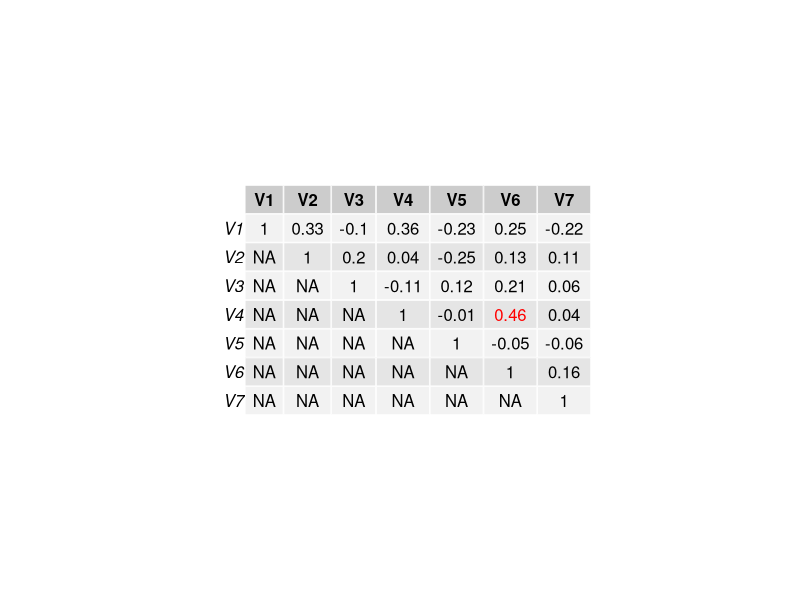

This chart was generated by the following R code:
#-------------------------------------------------------------------------
# Simulation Exercise 2 by DVM Bishop
# 20th March 2017; updated to include P-P plot 24 March 2018
# Simulating and saving a set of correlated variables
#-------------------------------------------------------------------------


#setwd('/Users/dorothybishop/Dropbox/BBSRC_STARS/Bishop')

# Remember! you will need to install these packages if they aren't already installed
library(MASS) #for mvrnorm function to make multivariate normal distributed vars
library(Hmisc) #for rcorr function: gives correlation matrix and p values
library(gridExtra) #for plotting output in a grid
library(grid) #https://cran.r-project.org/web/packages/gridExtra/vignettes/tableGrob.html


options(scipen=999) #disable scientific notation.

#-------------------------------------------------------------------------
# Specify parameters to create a correlation matrix
# We are going to simulate 7 variables (but you could change this number)
#-------------------------------------------------------------------------

nVar<-7 #number of simulated variables (arbitrary but useful for figure that will fit on screen)
myM<-0 # Mean score for all variables in the sample - we're using z scores for simplicity
myVar<-1 #Remember variance is SD^2. For z-scores, SD is 1, so variance is also 1
myN<-30 #set sample size per group (You can vary this to see the effect)
myCorr<-0 #correlation between variables
everyp<-vector() #initialise a vector to hold all the pvalues
# Rather than repeatedly running the script, we are going to make a 'for' loop
# This automatically runs the sections of script between { and } repeatedly mynSims times

mynSims <- 10 # Set number of simulated datasets
  # We'll start with simulating a single dataset, but then later update this number
sigpcounter=rep(0,mynSims) #initialising a vector that will count significant p values in each run
  
  # We're going to use the mvrnorm command which generates a multivariate normal distribution
  # It's similar to rnorm: you specify mean and variance for each variable
  # But you also need to specify how variables are intercorrelated
  # mvrnorm requires you to specify the covariance matrix
  # For simplicity, we'll work with zscores with mean 0 and SD 1
  # This means that the correlation and covariance are the same, and the variance and SD are the same
  
  myCov<-matrix(rep(myCorr,nVar*nVar),nrow=nVar) #rep(x,y) means generate y values of x
  # Look at myCov after running this line; you have 7 x 7 matrix with all entries equal to myCorr
  # Try just running a command like rep(3,9) - you get a vector
   # We need to turn the vector into a 2 x 2 matrix :the matrix command achieves that
  # 'Matrix' turns a vector into a nrow x ncol array: you need to specify n rows as above
  
  # We need to fix our matrix so that the diagonal values correspond to variance of each variable
  diag(myCov)<-rep(myVar,nVar) # now look at myCov again
  
  # NB for simplicity, we've made all intercorrelations the same, but you could hand craft your matrix
  # to have different correlations between different variables. 
  # Remembering that you can use square brackets to select particular rows and columns of an array,
  # how would you modify this matrix so that correlation between variables 1 and 2 was .1?
  # (Hint: not as simple as it looks: remember correlation matrix must be symmetric)
  
  #----------------------------------------------------------------------------------------
  for (i in 1:mynSims){ # 'for loop' command: runs loop mynSims times
    # Each time the code between { and } is run, the index, i, increases by one
    #N.B. if running code one line at a time, any line with { in it will 
    # not execute until a corresponding } has been found (or entered on console)
    
  #----------------------------------------------------------------------------------------
  # Generate a sample from a multivariate normal distribution with the specified correlation matrix
  #----------------------------------------------------------------------------------------
  
  mydata<-mvrnorm(n = myN, mu = rep(myM,nVar), Sigma= myCov)
  # You can look at mydata by clicking on its label in the Environment tab
  #----------------------------------------------------------------------------------------
  # Save your simulated data as tab-separated text
  #----------------------------------------------------------------------------------------
    write.table(mydata, "simulated_data.txt", sep="\t") 
  # The matrix you have created, mydata, is saved as a text file called 'simulated_data' 
  #  in your working directory
  # The final part of the command specifies it is saved as tab-separated text.
  # N.B. This command is included just so you can see how to save simulated data.
      # see http://www.statmethods.net/input/exportingdata.html
  # Once you understand how this works, it is a good idea to comment out the
  # write.table line because:
  # There's actually not much point in saving the data, except if you are unconfident in R
  # and are interested in analysing simulated data in another statistical package.
  # (You can import this saved file into SPSS or Excel).
  # But in general, it makes sense to analyse your simulated data in R.
  # Note too that the data is always saved with the same name, so each time you run through the loop
  # it overwrites the previous version.
  # Also, you would seldom be interested in a single run of a simulation: 
  # Rather, you would repeat the simulation many times to look at the pattern 
  # of results - but if you overwrite the saved data each time, 
  # you just slow up the simulation and eat up memory
  #----------------------------------------------------------------------------------------
  # Now look at actual correlation matrix for this sample
  #----------------------------------------------------------------------------------------
    myresult<-rcorr(mydata) #produces correlation matrix and then corresponding p values
  
  myr <-myresult$r # correlation matrix
  myp <- myresult$P # p-values matrix
  
  colnames(myr)<-paste(rep("V",ncol(myr)),c(1:ncol(myr)),sep="") 
  #this is a clever way to assign sequential column names, V1, V2, ....etc .
  rownames(myr)<-colnames(myr)
  #----------------------------------------------------------------------------------------
  # You can look at the correlations by just typing myr at the console.
  # Are the correlations the same as you specified in myCorr?
  # If not, why not?
  #----------------------------------------------------------------------------------------
  
  myr[lower.tri(myr)] <- NA # lower triangle is mirror image of upper, so we ignore by making values NA
  
  myrf<-round(myr,digits=2) #get rid of extraneous digits
  #dev.off() #clear previous figures
  #grid.table(myrf) # Grid.table is a simple way to produce nicely formatted output - but this does not
  #highlight significant values of r - for that we need to get a bit more fancy
  
  #I had no idea how to do that, so I searched Google and found a script I could modify
  # https://cran.r-project.org/web/packages/gridExtra/vignettes/tableGrob.html
  # N.B. this won't change how myr or myrf displays on the console, but it allows you
  # to display conditionally formatted values in the Plots window
  
  # If you are new to R, this bit of script is fairly daunting: don't worry if you
  # can't follow it all
  #----------------------------------------------------------------------------------------
  # Set up visual display of grid: we'll use this just to look at the last simulation
  #----------------------------------------------------------------------------------------
    if (i==mynSims){  
    #If the number of simulations is less than i, everything between { and } is ignored
    g <- tableGrob(myrf) #creates an object specifying the details of the table; 
     # This doesn't display anything, but we can use g when manipulating the format
  
  #----------------------------------------------------------------------------------------
  # find_cell is a function defined within the program - taken from website for tableGrob
  # Functions are a bit complicated and you don't need to understand this now
  # So just include this block of code and don't try to unpack it.
  #----------------------------------------------------------------------------------------
    find_cell <- function(table, row, col){ 
    l <- table$layout
    which(l$t==row & l$l==col )
    } #end of function definition
  } #end of section defined by 'if' statement above
 
  #----------------------------------------------------------------------------------------
 #  Loop through each row and each column of matrix looking for pvalues < .05
  #----------------------------------------------------------------------------------------
  
  for (j in 1:(nVar-1)){ #looping through each row
    for (k in (j+1):nVar){ #and each column in upper triangle of matrix
      everyp<-c(everyp,myp[j,k])
      if(myp[j,k]<.05){ # looking for p values < .05
        
        if (i==mynSims){ #Again, we only do the next bit for final simulation
        ind2 <- find_cell(g, j+1, k+1) #add 1 to row and col to allow for col/row labels
        g$grobs[ind2][[1]][["gp"]] <- gpar(fill="red", col = "red", lwd=5)
        #marking this cell to be shown in red 
        } #end of 'if' statement re mynSims
        
     sigpcounter[i]<-sigpcounter[i]+1 #increment the significant p counter for this run of the simulation 
      } # end of 'if' statement re pvalues
    } # next k
  } # next j
  # We've now found all the significant p-values for this run
  if (i==mynSims){
   grid.draw(g) # show correlation matrix with significant r shown in red
    # if running many simulations, just do this for the last one
  }
} # end of loop that is iterated for each simulation. All simulations completed!
  
  # sigpcounter gives N p-values < .05 for each run 
  
  #You can then compute the proportion of 'significant' correlations in the whole set of runs
 if (mynSims>1){
   nCorrs<- sum(seq(1:(nVar-1))) #with 7 variables, N correlations is 1+2+3+4+5+6 = 21
  allCorrs <-nCorrs*mynSims # across all runs we have 21 correlations for each simulation
  overallp <- sum(sigpcounter)/allCorrs
  #hist(sigpcounter) #uncomment this to draw histogram showing N sig pvalues in all runs
  myoverview<-paste('Overall proportion of p < .05 is ',overallp)
 }
  myoverview
  # What do you expect to see for overallp if myCorr = 0?
  # What would you expect if myCorr = .3?
  # Would the sample size make any difference?
  # Would changing myM make any difference?
  # Try modifying the script by changing values of these parameters to get a feel for how
  # p-values are affected 
  
  
  #--------------------------------------------------------------------------------
  # A P-P plot will show whether distribution of p-values departs from null expectation
  #--------------------------------------------------------------------------------
  ppplot<-0 #Change this to 1 if you want to see the pp plot
  if (ppplot==1){
  everyp<-sort(everyp)
  np<-length(everyp)-1
  pexp<-seq(0,1,1/np)
  plot(pexp,everyp,cex=.5,ylab='Observed p-values',xlab='Expected p under null',main='P-P plot')
  lines(pexp,pexp) #expected distribution of p-values under null
  abline(h=.05,lty=2,col='red') #cutoff for p = .05
  pbit<-paste0(round(overallp*100,0),'% p-values < .05')
  text(.3,.7,pbit)
  text(.3,.9,paste('True r =',round(myCorr,3)))
  text(.3,.8,paste('N = ',myN))
  }
  
  #--------------------------------------------------------------------------------
  
  # This exercise should illustrate two things:
  # a) With a small sample, p-values are often nonsignificant even if the true correlation is quite large
  # Thus you can miss an important effect - make a type II error - because of low power
  # We will cover power later in the week
  
  # b) When you have several variables to look at, it is easy to find false positive 'significant' correlations.
 
  # Many people, seeing one large correlation in a matrix of null results, would
  # try to interpret it, but it is important to appreciate it might be a false positive.
  
  # One form of p-hacking is when the scientist trawls through a set of data looking for
  # 'significant' values, and then drops the non-significant findings  
  # and only reports those variables that have a significant association.
  
  # There are two ways of avoiding the errors introduced by p-hacking:
  # 1. Adjust the critical p-value to take into account the number of comparisons
  # 2. Explore data to generate a hypothesis about a correlation, but then test that hypothesis in a new sample
  
  # N.B. This program is NOT an example of good programming! It is written
  # to make it easy to understand if you run it line by line, but it is
  # very inefficient.
  # Anyone who would like a challenge could try improving it by using
  # functions to do the work inside the loops
  
  # This work is licensed under a Creative Commons Attribution-NonCommercial-ShareAlike 4.0 International License. https://creativecommons.org/licenses/by-nc-sa/4.0/

  
